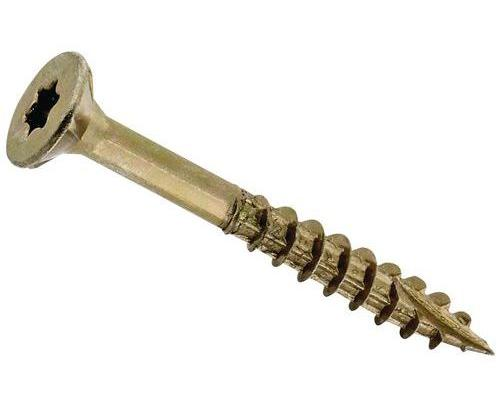
#> input picture Clasificador-de-imagenes/ejemplos/tornillo_prueba.jpg, 500 x 415 px
$ python 3_segmentacion.py
#> lines starting #> are read from the running program, lines starting #| are printed output that depends on the picture
from matplotlib import pyplot as plt
plt.rcParams['image.cmap'] = 'gray'

from skimage import color, filters
import cv2
from skimage.filters import try_all_threshold

# Imagen a analizar
prueba = './ejemplos/tornillo_prueba.jpg'

##############################
## Thresholding supervisado ##
##############################

# Cargar imagen
imagen = cv2.imread(prueba)
#> imagen is the input picture: shape (415, 500, 3); mean B, G, R 231.9, 236.9, 239
imagen = color.rgb2gray(imagen)
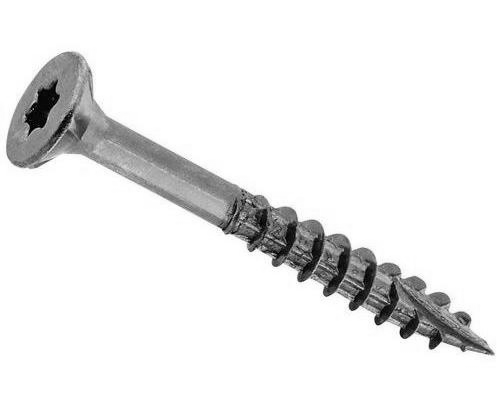
#> imagen: shape (415, 500) float64; min 0, max 1, mean 0.925
imagen = cv2.resize(imagen, (500,400))
#> imagen: shape (400, 500) float64

# Aplicar filtros
gaussiano = filters.gaussian(imagen, sigma=1)
sobel = filters.sobel(imagen)
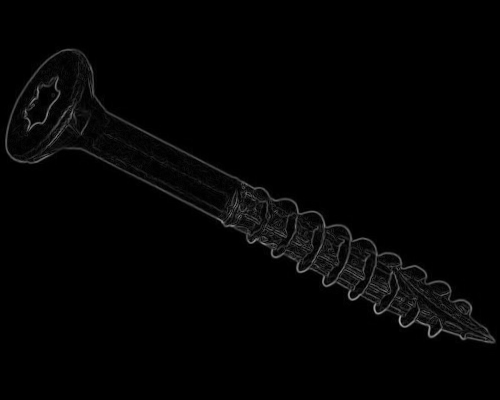
#> sobel: shape (400, 500) float64; min 0, max 0.673, mean 0.0141

fig, (ax0, ax1, ax2 , ax3, ax4) = plt.subplots(1, 5, figsize=(16, 15))
ax0.imshow(sobel < 0.01)
ax0.set_title('th=0.01')

ax1.imshow(sobel < 0.02)
ax1.set_title('th=0.02')

ax2.imshow(sobel < 0.05)
ax2.set_title('th=0.05')

ax3.imshow(sobel < 0.07)
ax3.set_title('th=0.07')

ax4.imshow(sobel < 0.1)
ax4.set_title('th=0.1')

# Guardar resultados
plt.savefig("./pruebas/3_segmentacion/threshold_supervisado.jpg")
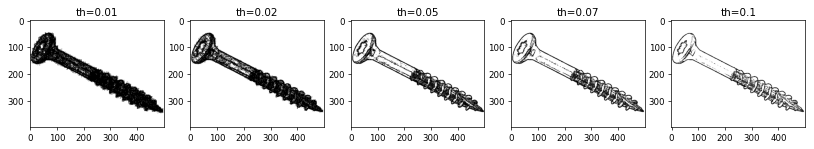
#> figure drawn by matplotlib, 5 panels

#################################
## Thresholding NO supervisado ##
#################################
# https://scikit-image.org/docs/dev/api/skimage.filters.html#skimage.filters.sobel_v

fig, ax = try_all_threshold(sobel, figsize=(10, 10), verbose=False)

# Guardar resultados
plt.savefig("./pruebas/3_segmentacion/threshold_no_supervisado.jpg")
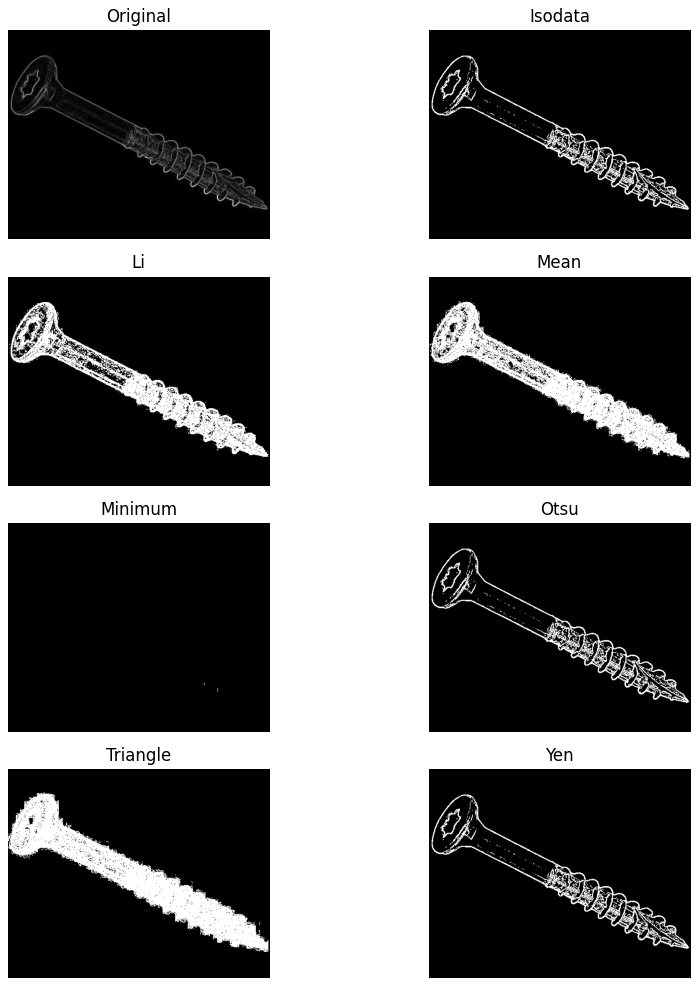
#> figure drawn by matplotlib, 8 panels

$ run again, with Clasificador-de-imagenes/ejemplos/arandela_internet.jpg copied over Clasificador-de-imagenes/ejemplos/tornillo_prueba.jpg
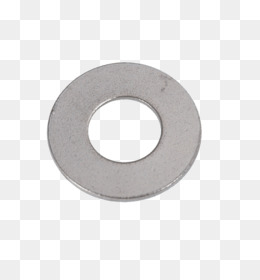
#> input picture Clasificador-de-imagenes/ejemplos/arandela_internet.jpg, 260 x 280 px
#> imagen is the input picture: shape (280, 260, 3); mean B, G, R 232, 232.1, 232.9
#> `imagen = cv2.resize(imagen, (500,400))`:
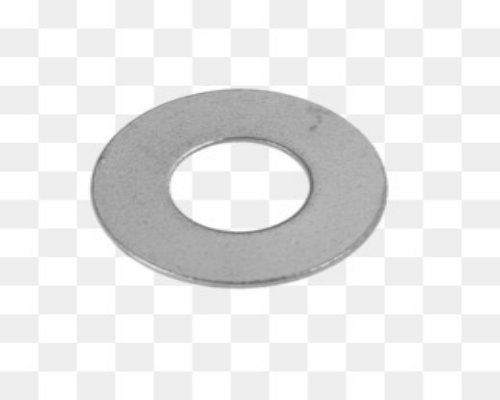
#> imagen: shape (400, 500) float64; min 0.421, max 1, mean 0.91
#> `sobel = filters.sobel(imagen)`:
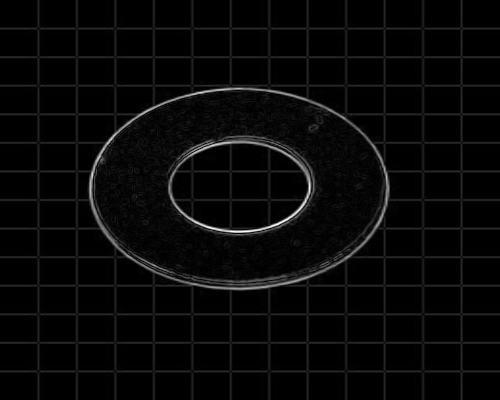
#> sobel: shape (400, 500) float64; min 0, max 0.298, mean 0.00958; drawn with min black and max white
